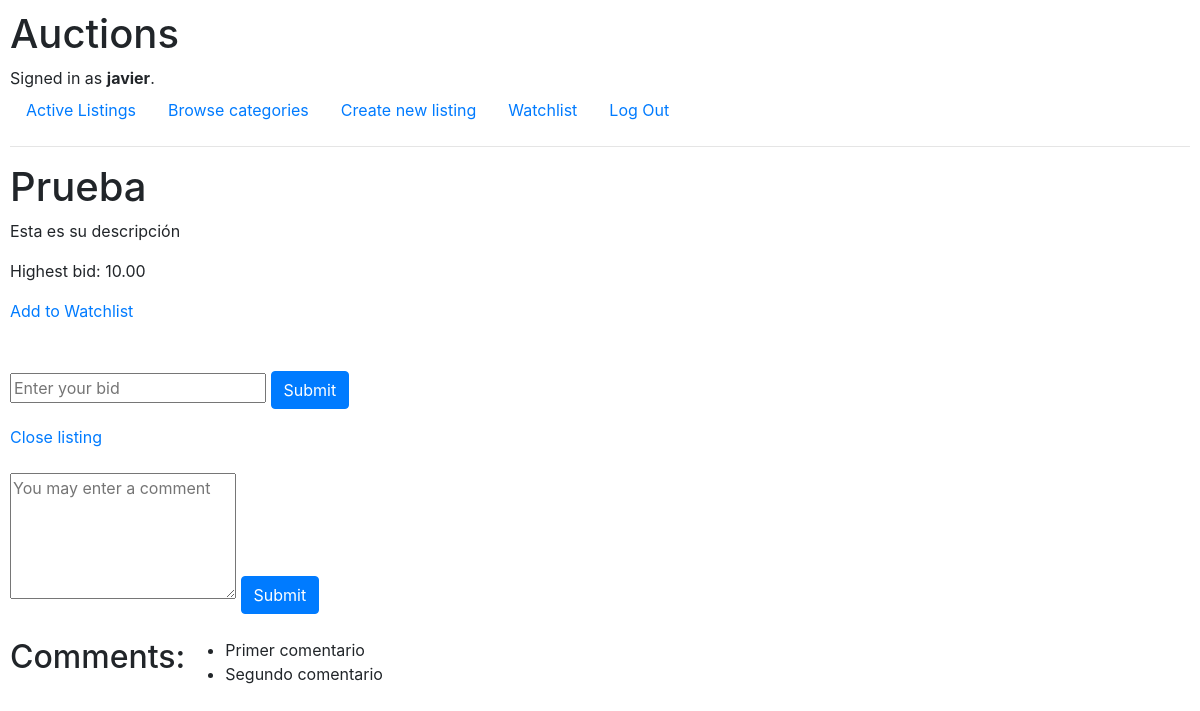
/listing-view/1 (signed in), run on an earlier commit of the app's database.
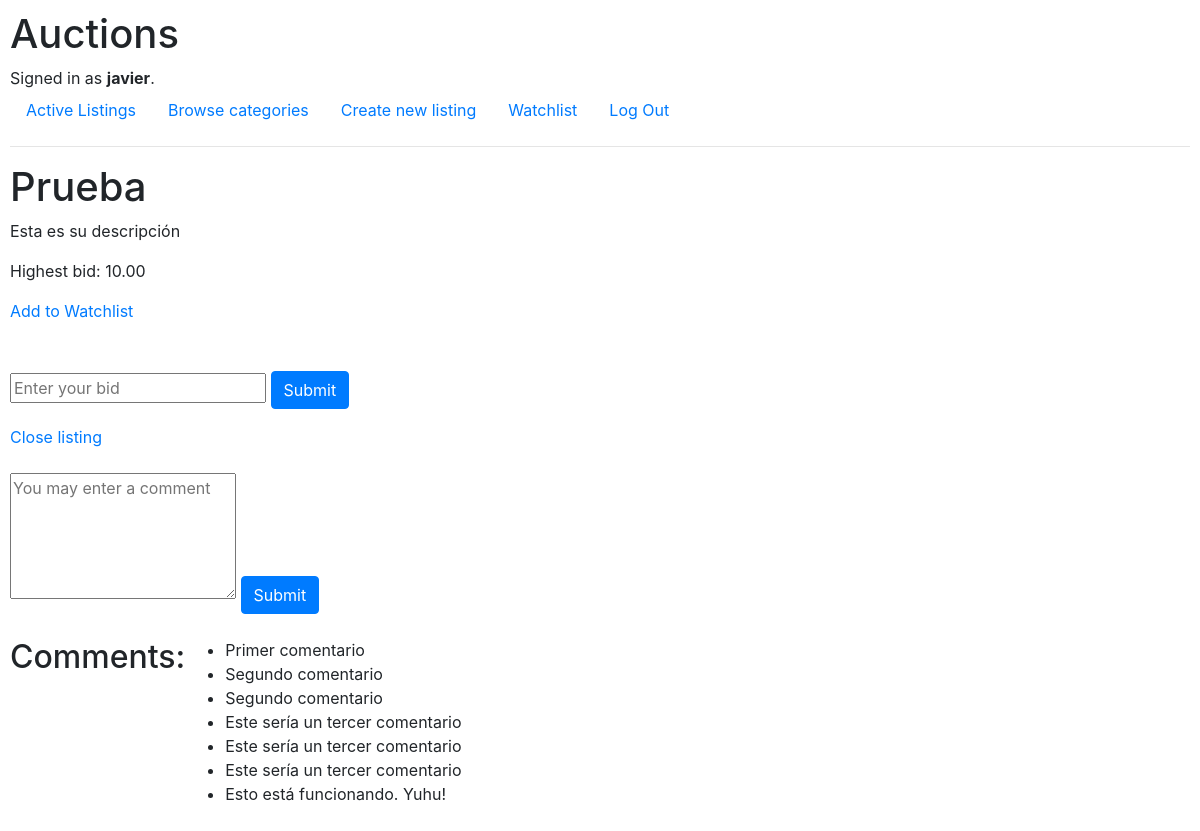
And on a later commit of the database.
### auctions/models.py (models this page shows)
class User(AbstractUser):
    pass

class Listing(models.Model):
    title = models.CharField(max_length=64)
    description = models.CharField(max_length=512)
    bid = models.DecimalField(max_digits=10, decimal_places=2)
    num_bids = models.IntegerField(null=True)
    category = models.CharField(max_length=64, null=True)
    img_url = models.CharField(max_length=64, null=True)
    highest_bidder_id = models.IntegerField(null=False)
    is_open = models.BooleanField(null=False)
    owner_id = models.IntegerField(null=False)
    winner_id = models.IntegerField(null=True)

class Comment(models.Model):
    text = models.CharField(max_length=512)
    listing_id = models.IntegerField(null=False)
    owner_id = models.IntegerField(null=False)

### auctions/views.py (the view, shortened to what this page needs)
# urls.py: path("listing-view/<int:listing_id>", views.listing_view, name="listing-view"),
def listing_view(request, listing_id):
    if request.user.is_authenticated:
        user = request.user
    listing = Listing.objects.get(id=listing_id)
    listing_in_watchlist = True
    query = UsersListings.objects.filter(user_id=user.id, listing_id=listing.id)
    if not query:
        listing_in_watchlist = False
    user_is_listing_owner = False
    if user.id == listing.owner_id:
        user_is_listing_owner = True
    comments_list = []
    comments = Comment.objects.filter(listing_id=listing.id)
    for comment in comments:
        comments_list.append(comment)
    return render(request, "auctions/listing-view.html", {
        "listing": listing,
        "listing_in_watchlist": listing_in_watchlist,
        "user_is_listing_owner": user_is_listing_owner,
        "comments_list": comments_list
    })

### auctions/templates/auctions/listing-view.html (shortened to what this page needs)
{% extends "auctions/layout.html" %}
{% block body %}
    <h1>{{ listing.title }}</h1>
    <p>{{ listing.description }}</p>
    <p>Highest bid: {{ listing.bid }}</p>
    {% if user.is_authenticated %}
    <div class="col-4">
      {% if listing_in_watchlist%}
        <a class="row" href="{% url 'admin_watchlist' user.id 'remove' listing.id %}">Remove from Watchlist</a>
      {% else %}
        <a class="row" href="{% url 'admin_watchlist' user.id 'add' listing.id %}">Add to Watchlist</a>
      {% endif %}
    </div>
    <div class="container-fluid pt-5">
      <div class="row">
        <form method="POST">
          <input type="number" step="0.01" name="bid" placeholder="Enter your bid">
          <input class="btn btn-primary" type="submit" value="Submit">
        </form>
      </div>
      <div class="row pt-3">
        {% if user_is_listing_owner and listing.is_open %}
          <a href="{% url 'close' listing.id listing.highest_bidder_id %}">Close listing</a>
        {% endif %}
      </div>
      <div class="row pt-4">
        <form action="{% url 'add_comment' %}" method="POST">
          <textarea placeholder="You may enter a comment" rows="5" cols="20" name="comment_text"></textarea>
          <button class="btn btn-primary" type="submit">Submit</button>
        </form>
    </div>
    <div class="row pt-4">
      <h2>Comments:</h2>
      <ul>
        {% for comment in comments_list %}
          <li>{{ comment.text }}</li>
        {% endfor %}
      </ul>
    </div>
    <div class="pt-5">
    </div>
    {% endif %}
{% endblock %}

### auctions/templates/auctions/layout.html (shortened to what this page needs)
{% load static %}
<!DOCTYPE html>
<html lang="en">
    <head>
        <link rel="stylesheet" href="https://stackpath.bootstrapcdn.com/bootstrap/4.4.1/css/bootstrap.min.css">
        <link href="{% static 'auctions/styles.css' %}" rel="stylesheet">
    </head>
    <body>
        <h1>Auctions</h1>
        <div>
            {% if user.is_authenticated %}
                Signed in as <strong>{{ user.username }}</strong>.
            {% else %}
                Not signed in.
            {% endif %}
        </div>
        <ul class="nav">
            <li class="nav-item">
                <a class="nav-link" href="{% url 'index' %}">Active Listings</a>
            </li>
            <li class="nav-item">
                <a class="nav-link" href="{% url 'categories' %}">Browse categories</a>
            </li>
            {% if user.is_authenticated %}
                <li class="nav-item">
                    <a class="nav-link" href="{% url 'listing' %}">Create new listing</a>
                </li>
                <li class="nav-item">
                    <a class="nav-link" href="{% url 'watchlist' user.id %}">Watchlist</a>
                </li>
                <li class="nav-item">
                    <a class="nav-link" href="{% url 'logout' %}">Log Out</a>
                </li>
            {% endif %}
        </ul>
        <hr>
        {% block body %}
        {% endblock %}
    </body>
</html>

### auctions/static/auctions/styles.css (style rules this page uses)
body { padding: 10px; }

What changed in the data, as far as the page shows it:
added Comment: text "Segundo comentario"
added Comment: text "Este sería un tercer comentario"
added Comment: text "Este sería un tercer comentario"
added Comment: text "Este sería un tercer comentario"
added Comment: text "Esto está funcionando. Yuhu!"
